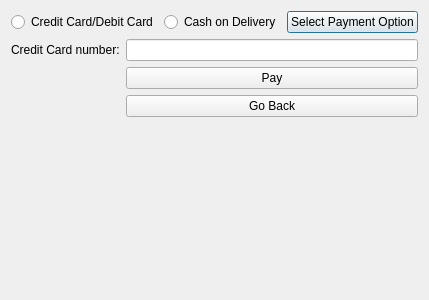
<?xml version="1.0" encoding="UTF-8"?>
<ui version="4.0">
 <class>Checkout</class>
 <widget class="QDialog" name="Checkout">
  <property name="geometry">
   <rect>
    <x>0</x>
    <y>0</y>
    <width>400</width>
    <height>300</height>
   </rect>
  </property>
  <property name="windowTitle">
   <string>Dialog</string>
  </property>
  <layout class="QVBoxLayout" name="verticalLayout">
   <item>
    <layout class="QHBoxLayout" name="horizontalLayout">
     <item>
      <widget class="QRadioButton" name="radioButton_2">
       <property name="layoutDirection">
        <enum>Qt::LeftToRight</enum>
       </property>
       <property name="text">
        <string>Credit Card/Debit Card</string>
       </property>
      </widget>
     </item>
     <item>
      <widget class="QRadioButton" name="radioButton">
       <property name="layoutDirection">
        <enum>Qt::LeftToRight</enum>
       </property>
       <property name="text">
        <string>Cash on Delivery</string>
       </property>
      </widget>
     </item>
     <item>
      <widget class="QPushButton" name="pushButton_2">
       <property name="text">
        <string>Select Payment Option</string>
       </property>
      </widget>
     </item>
    </layout>
   </item>
   <item>
    <layout class="QFormLayout" name="formLayout">
     <item row="0" column="0">
      <widget class="QLabel" name="label">
       <property name="text">
        <string>Credit Card number:</string>
       </property>
      </widget>
     </item>
     <item row="0" column="1">
      <widget class="QLineEdit" name="lineEdit"/>
     </item>
     <item row="1" column="1">
      <widget class="QPushButton" name="pushButton">
       <property name="text">
        <string>Pay</string>
       </property>
      </widget>
     </item>
     <item row="2" column="1">
      <widget class="QPushButton" name="pushButton_3">
       <property name="text">
        <string>Go Back</string>
       </property>
      </widget>
     </item>
    </layout>
   </item>
   <item>
    <widget class="QLabel" name="label_2">
     <property name="text">
      <string/>
     </property>
     <property name="alignment">
      <set>Qt::AlignCenter</set>
     </property>
    </widget>
   </item>
  </layout>
 </widget>
 <resources/>
 <connections/>
</ui>
